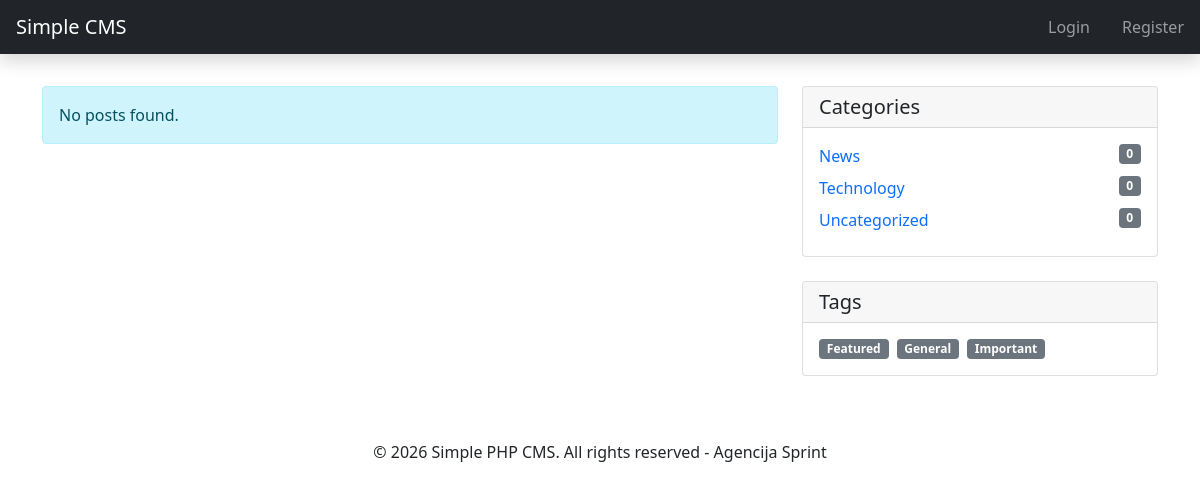
Page /Blog_System_PHP/index.php on the committed database.
### tables this page shows
CREATE TABLE IF NOT EXISTS categories (
    id INT AUTO_INCREMENT PRIMARY KEY,
    name VARCHAR(50) NOT NULL,
    description TEXT,
    created_at TIMESTAMP DEFAULT CURRENT_TIMESTAMP,
    updated_at TIMESTAMP DEFAULT CURRENT_TIMESTAMP ON UPDATE CURRENT_TIMESTAMP,
    UNIQUE KEY name_unique (name)
);

CREATE TABLE IF NOT EXISTS tags (
    id INT AUTO_INCREMENT PRIMARY KEY,
    name VARCHAR(50) NOT NULL,
    created_at TIMESTAMP DEFAULT CURRENT_TIMESTAMP,
    updated_at TIMESTAMP DEFAULT CURRENT_TIMESTAMP ON UPDATE CURRENT_TIMESTAMP,
    UNIQUE KEY name_unique (name)
);

### Blog_System_PHP/classes/Category.php (called while the page is built, shortened)
<?php
class Category {
    private $db;
    public function __construct($db) {
        $this->db = $db;
    }
    public function getAllCategories() {
        $query = "SELECT c.*, COUNT(p.id) as post_count
                 FROM categories c
                 LEFT JOIN posts p ON c.id = p.category_id
                 GROUP BY c.id
                 ORDER BY c.name ASC";
        $result = $this->db->query($query);
        $categories = [];
        while ($category = $result->fetch_assoc()) {
            $categories[] = $category;
        }
        return $categories;
    }
}
?>

### Blog_System_PHP/classes/Tag.php (called while the page is built, shortened)
<?php
class Tag {
    private $db;
    public function __construct($db) {
        $this->db = $db;
    }
    public function getAllTags() {
        $query = "SELECT t.*, COUNT(pt.post_id) as post_count
                 FROM tags t
                 LEFT JOIN post_tags pt ON t.id = pt.tag_id
                 GROUP BY t.id
                 ORDER BY t.name ASC";
        $result = $this->db->query($query);
        $tags = [];
        while ($tag = $result->fetch_assoc()) {
            $tags[] = $tag;
        }
        return $tags;
    }
}
?>

### Blog_System_PHP/templates/home.php (the view)
<?php include 'templates/header.php'; ?>
<div class="row">
    <div class="col-md-8">
        <?php if (!empty($posts)): ?>
            <?php foreach ($posts as $post): ?>
                <article class="card mb-4">
                    <div class="card-body">
                        <h2 class="card-title">
                            <a href="index.php?page=post&id=<?php echo $post['id']; ?>" class="text-dark text-decoration-none">
                                <?php echo htmlspecialchars($post['title']); ?>
                            </a>
                        </h2>
                        <p class="card-text text-muted">
                            Posted by <?php echo htmlspecialchars($post['username'] ?? 'Anonymous'); ?>
                            in <?php echo htmlspecialchars($post['category'] ?? 'Uncategorized'); ?>
                            on <?php echo date('F j, Y', strtotime($post['created_at'])); ?>
                        </p>
                        <div class="card-text">
                            <?php
                            $content = strip_tags($post['content']);
                            echo strlen($content) > 300 ? substr($content, 0, 300) . '...' : $content;
                            ?>
                        </div>
                        <a href="index.php?page=post&id=<?php echo $post['id']; ?>" class="btn btn-primary mt-3">
                            Read More
                        </a>
                    </div>
                </article>
            <?php endforeach; ?>
        <?php else: ?>
            <div class="alert alert-info">
                No posts found.
            </div>
        <?php endif; ?>
    </div>
    <div class="col-md-4">
        <div class="card mb-4">
            <div class="card-header">
                <h5 class="card-title mb-0">Categories</h5>
            </div>
            <div class="card-body">
                <?php if (!empty($categories)): ?>
                    <ul class="list-unstyled mb-0">
                        <?php foreach ($categories as $category): ?>
                            <li class="mb-2">
                                <a href="index.php?page=category&id=<?php echo $category['id']; ?>" class="text-decoration-none">
                                    <?php echo htmlspecialchars($category['name']); ?>
                                    <span class="badge bg-secondary float-end"><?php echo $category['post_count']; ?></span>
                                </a>
                            </li>
                        <?php endforeach; ?>
                    </ul>
                <?php else: ?>
                    <p class="text-muted mb-0">No categories found.</p>
                <?php endif; ?>
            </div>
        </div>
        <div class="card">
            <div class="card-header">
                <h5 class="card-title mb-0">Tags</h5>
            </div>
            <div class="card-body">
                <?php if (!empty($tags)): ?>
                    <div class="d-flex flex-wrap gap-2">
                        <?php foreach ($tags as $tag): ?>
                            <a href="index.php?page=tag&id=<?php echo $tag['id']; ?>"
                               class="badge bg-secondary text-decoration-none">
                                <?php echo htmlspecialchars($tag['name']); ?>
                            </a>
                        <?php endforeach; ?>
                    </div>
                <?php else: ?>
                    <p class="text-muted mb-0">No tags found.</p>
                <?php endif; ?>
            </div>
        </div>
    </div>
</div>
<?php include 'templates/footer.php'; ?>

### rows in the picture
categories: name "News", post_count "0"
categories: name "Technology", post_count "0"
categories: name "Uncategorized", post_count "0"
tags: name "Featured"
tags: name "General"
tags: name "Important"
